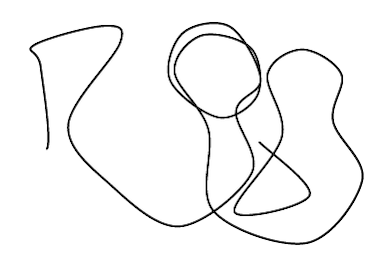
#> input picture img/squiggle-seed234_384x259.png, 384 x 259 px
$ python image_to_file.py img/squiggle-seed234_384x259.png
#> lines starting #> are read from the running program, lines starting #| are printed output that depends on the picture; after the words box and inside, x2 and y2 are one past the last pixel; in counts of white or black regions, pixels touching at a corner belong together
#!/usr/bin/env python
#
# This Pythons script uses PIL/Pillow to read in an image file
# and convert it to a header file for use with printBitmap().
#
# source: https://github.com/adafruit/Adafruit-Thermal-Printer-Library/blob/master/python/image_to_file.py

import math
import argparse
from PIL import Image

# command line parsing
parser = argparse.ArgumentParser(description='Convert image to header file.')
parser.add_argument('input_image', help='the input image file')
parser.add_argument('-o', '--out_name', help='output name')
parser.add_argument('-d', '--dither', help='dither image')
args = parser.parse_args()

IN_FILE = args.input_image
NAME = args.out_name if args.out_name else IN_FILE.split('.')[0]
DITHER = Image.FLOYDSTEINBERG if args.dither else Image.NONE

# open image file
print("Reading input file", IN_FILE)
img = Image.open(IN_FILE).convert('1', dither=DITHER)
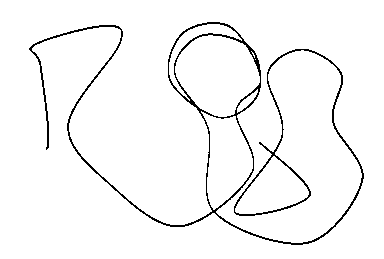
#> img: PIL image 384x259 1; 96.5% white; black in thin lines or dots, all inside (x1, y1, x2, y2) = (29, 22, 364, 245)

# create byte chunks
print("Converting to bytes.")
CHUNKS = math.ceil(img.width / 8)
#> CHUNKS = 48
img_bytes = bytearray()
for y in range(img.height):
    for chunk in range(CHUNKS):
        start = chunk * 8
        byte = 0
        for shift, x in enumerate(range(start, start+8)):
            p = img.getpixel((x, y)) if x < img.width else 1
            p = int(not p)
            byte |= p << (7-shift)
        img_bytes.append(byte)

# write header file
header_file = NAME+'.h'
print("Writing header file", header_file)
with open(header_file, 'w') as fp:
    fp.write("#ifndef _{}_h_\n".format(NAME))
    fp.write("#define _{}_h_\n\n".format(NAME))
    fp.write("#define {}_width {}\n".format(NAME, img.width))
    fp.write("#define {}_height {}\n\n".format(NAME, img.height))
    fp.write("static const uint8_t PROGMEM {}_data[] = ".format(NAME))
    fp.write("{\n")
    row_count = 0
    for b in img_bytes:
        fp.write("0x{:02x}, ".format(b))
        row_count += 1
        if row_count >= 12:
            fp.write("\n")
            row_count = 0
#> this loop made 12432 passes
#> after the loop, row_count = 0
    fp.write("};\n")
    fp.write("\n#endif // _{}_h_\n".format(NAME))

print("DONE.")
